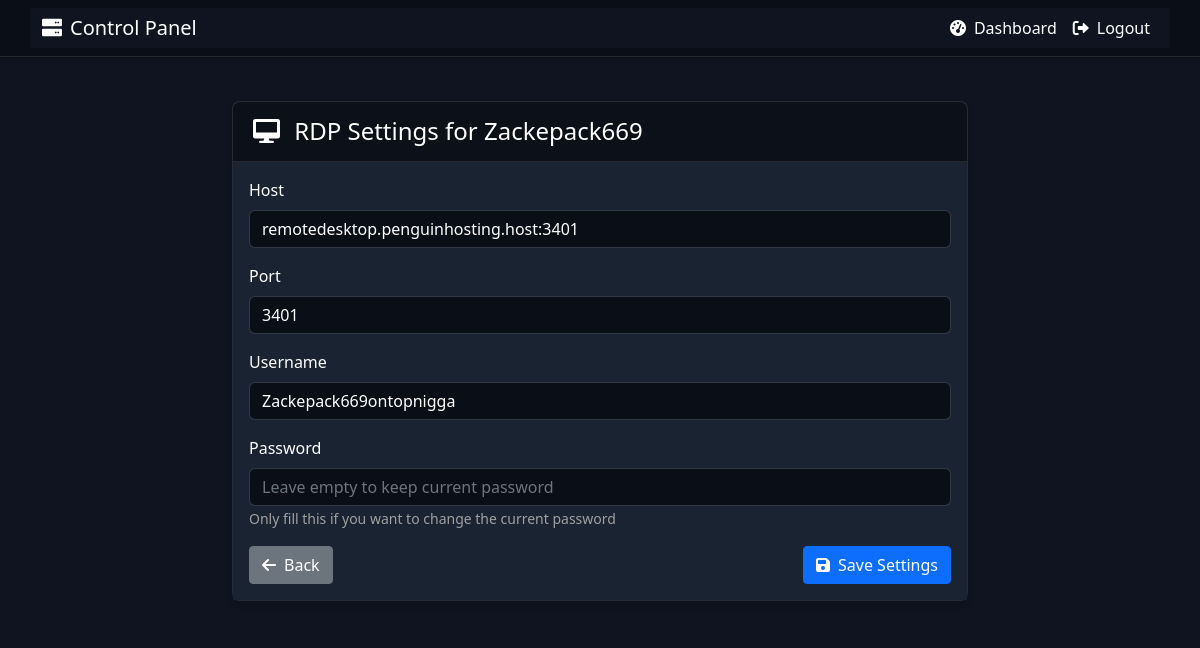
Page /rdp_settings/9 (signed in) on the committed database.
### app.py (models this page shows)
class VPS(db.Model):
    id = db.Column(db.Integer, primary_key=True)
    name = db.Column(db.String(80), nullable=False)
    vmx_path = db.Column(db.String(200), nullable=False)
    user_id = db.Column(db.Integer, db.ForeignKey('user.id'))
    status = db.Column(db.String(20), default='stopped')
    rdp_host = db.Column(db.String(100))
    rdp_port = db.Column(db.Integer, default=3389)
    rdp_username = db.Column(db.String(100))
    rdp_password = db.Column(db.String(100))

### app.py (the view, shortened to what this page needs)
@app.route('/rdp_settings/<int:vps_id>', methods=['GET', 'POST'])
@login_required
def rdp_settings(vps_id):
    vps = VPS.query.get_or_404(vps_id)
    if not current_user.is_admin and vps.user_id != current_user.id:
        flash('Unauthorized access', 'error')
        return redirect(url_for('dashboard'))
    return render_template('rdp_settings.html', vps=vps)

### app.py (called while the page is built)
@login_manager.user_loader
def load_user(user_id):
    return User.query.get(int(user_id))

### templates/rdp_settings.html
{% extends "base.html" %}
{% block content %}
<div class="container">
    <div class="row justify-content-center">
        <div class="col-md-8">
            <div class="card">
                <div class="card-header">
                    <h4 class="mb-0">
                        <i class="fas fa-desktop me-2"></i>
                        RDP Settings for {{ vps.name }}
                    </h4>
                </div>
                <div class="card-body">
                    <form method="POST">
                        <div class="mb-3">
                            <label for="rdp_host" class="form-label">Host</label>
                            <input type="text" class="form-control" id="rdp_host" name="rdp_host" value="{{ vps.rdp_host or '' }}" required>
                        </div>
                        <div class="mb-3">
                            <label for="rdp_port" class="form-label">Port</label>
                            <input type="number" class="form-control" id="rdp_port" name="rdp_port" value="{{ vps.rdp_port or 3389 }}" required>
                        </div>
                        <div class="mb-3">
                            <label for="rdp_username" class="form-label">Username</label>
                            <input type="text" class="form-control" id="rdp_username" name="rdp_username" value="{{ vps.rdp_username or '' }}" required>
                        </div>
                        <div class="mb-3">
                            <label for="rdp_password" class="form-label">Password</label>
                            <input type="password" class="form-control" id="rdp_password" name="rdp_password" placeholder="Leave empty to keep current password">
                            <small class="text-muted">Only fill this if you want to change the current password</small>
                        </div>
                        <div class="d-flex justify-content-between align-items-center">
                            <a href="{{ url_for('dashboard') }}" class="btn btn-secondary">
                                <i class="fas fa-arrow-left me-2"></i>Back
                            </a>
                            <button type="submit" class="btn btn-primary">
                                <i class="fas fa-save me-2"></i>Save Settings
                            </button>
                        </div>
                    </form>
                </div>
            </div>
        </div>
    </div>
</div>
{% endblock %}

### static/css/style.css (style rules this page uses)
:root { --dark-bg: #0f1420; --darker-bg: #0a0e17; --card-bg: #1a2332; --accent: #3498db; --text-primary: #ffffff; --text-secondary: #a0a0a0; --hover-bg: #2a3442; }
body { background-color: var(--dark-bg) !important; color: var(--text-primary); font-family: 'Segoe UI', system-ui, -apple-system, sans-serif; min-height: 100vh; }
.form-control { background-color: var(--darker-bg); border: 1px solid rgba(255, 255, 255, 0.1); color: var(--text-primary); border-radius: 6px; }
html, body, .container, .row, .col, .card { background-color: var(--dark-bg) !important; }
.btn, .nav-link, .form-control { color: var(--text-primary) !important; }
.card { background-color: var(--card-bg); border: 1px solid rgba(255, 255, 255, 0.1); border-radius: 8px; box-shadow: 0 4px 6px rgba(0, 0, 0, 0.1); margin-bottom: 20px; }
.card-header { background-color: rgba(0, 0, 0, 0.2); border-bottom: 1px solid rgba(255, 255, 255, 0.1); border-radius: 8px 8px 0 0 !important; color: var(--text-primary); padding: 15px 20px; }
.card-body { background-color: var(--card-bg); }
.text-muted { color: var(--text-secondary) !important; }
small { color: var(--text-secondary); }

### rows in the picture
VPS: name "Zackepack669", rdp_host "remotedesktop.penguinhosting.host:3401", rdp_port "3401", rdp_username "Zackepack669ontopnigga"
